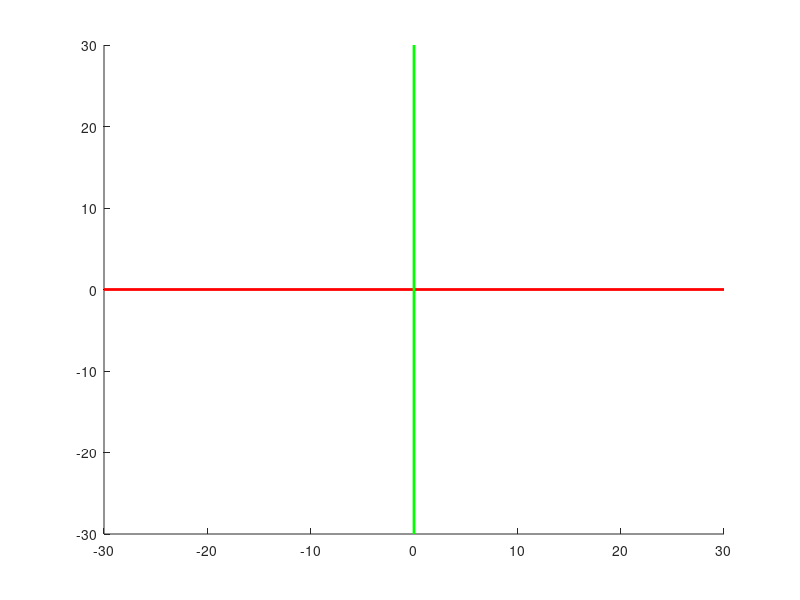

Recreate this plot in MATLAB.
function PrintAxis()
line([-30 30],[0 0],[0 0], 'color',[1 0 0],'linewidth',2);
line([0 0],[-30 30],[0 0], 'color',[0 1 0],'linewidth',2);
line([0 0],[0 0],[-30 30], 'color',[0 0 1],'linewidth',2);
end

